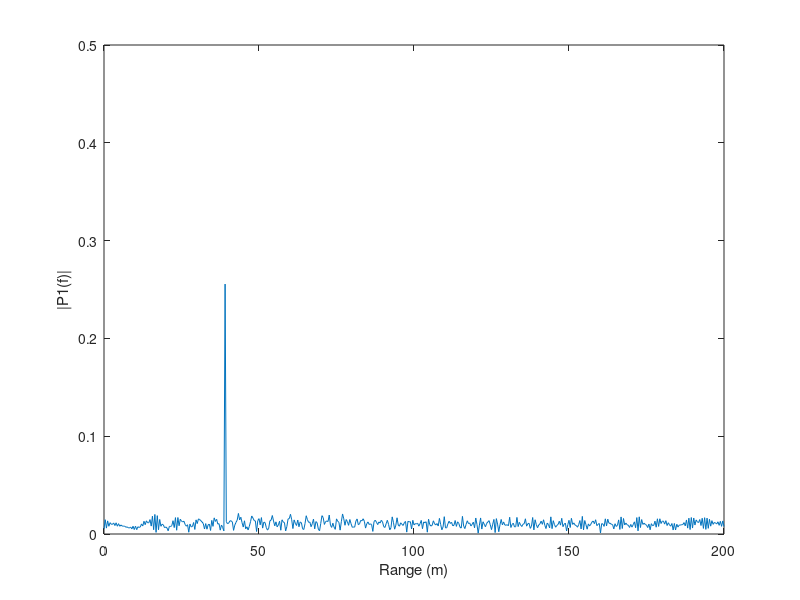
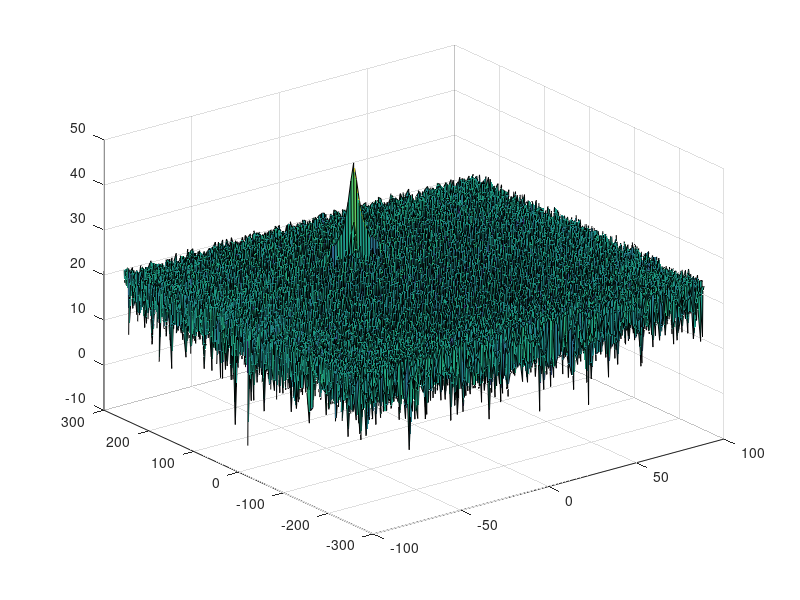

The MATLAB source for these figures, in order: (Note: this script raises an error after producing the figures.)
clear all
clc;

%% Radar Specifications 
%%%%%%%%%%%%%%%%%%%%%%%%%%%
% Frequency of operation = 77GHz
% Max Range = 200m
% Range Resolution = 1 m
% Max Velocity = 100 m/s
%%%%%%%%%%%%%%%%%%%%%%%%%%%

%speed of light = 3e8
%% User Defined Range and Velocity of target
% *%TODO* :
% define the target's initial position and velocity. Note : Velocity
% remains contant

R = 100;
v = -10;


%% FMCW Waveform Generation

% *%TODO* :
%Design the FMCW waveform by giving the specs of each of its parameters.
% Calculate the Bandwidth (B), Chirp Time (Tchirp) and Slope (slope) of the FMCW
% chirp using the requirements above.
c = 3e8; % m/s
R_max = 200; % m
R_res = 1; % m
v_max = 100; % m/s
B = c / (2 * R_res); % Hz
Tchirp = 5.5 * 2 * R_max / c; % s
slope = B / Tchirp; % s^-2

%Operating carrier frequency of Radar 
fc= 77e9;             %carrier freq

                                                          
%The number of chirps in one sequence. Its ideal to have 2^ value for the ease of running the FFT
%for Doppler Estimation. 
Nd=128;                   % #of doppler cells OR #of sent periods % number of chirps

%The number of samples on each chirp. 
Nr=1024;                  %for length of time OR # of range cells

% Timestamp for running the displacement scenario for every sample on each
% chirp
t=linspace(0,Nd*Tchirp,Nr*Nd); %total time for samples


%Creating the vectors for Tx, Rx and Mix based on the total samples input.
Tx=zeros(1,length(t)); %transmitted signal
Rx=zeros(1,length(t)); %received signal
Mix=zeros(1,length(t)); %beat signal

%Similar vectors for range_covered and time delay.
r_t=zeros(1,length(t));
td=zeros(1,length(t));


%% Signal generation and Moving Target simulation
% Running the radar scenario over the time. 

for i=1:length(t)
    % *%TODO* :
    %For each time stamp update the Range of the Target for constant velocity.

    r_t (i) = R + v * t(i);
    td (i) = 2*r_t(i) / c;

    % *%TODO* :
    %For each time sample we need update the transmitted and
    %received signal. 
    Tx(i) = cos(2*pi*(fc*t(i) + slope*t(i)^2 / 2));
    Rx(i) = cos(2*pi*(fc*(t(i) - td(i)) + slope*(t(i) - td(i))^2 / 2));
end    
    % *%TODO* :
    %Now by mixing the Transmit and Receive generate the beat signal
    %This is done by element wise matrix multiplication of Transmit and
    %Receiver Signal    


Mix = Tx.*Rx;

%% RANGE MEASUREMENT


 % *%TODO* :
%reshape the vector into Nr*Nd array. Nr and Nd here would also define the size of
%Range and Doppler FFT respectively.
Mix = reshape(Mix, [Nr, Nd]);

 % *%TODO* :
%run the FFT on the beat signal along the range bins dimension (Nr) and
%normalize.
sig_fft = fft(Mix);

 % *%TODO* :
% Take the absolute value of FFT output
P2 = abs(sig_fft/Nr);

 % *%TODO* :
% Output of FFT is double sided signal, but we are interested in only one side of the spectrum.
% Hence we throw out half of the samples.
P1 = P2(1:Nr/2+1);

%plotting the range
figure ('Name','Range from First FFT')

% *%TODO* :
% plot FFT output
f = 2 * R_max * (0:(Nr/2)) / Nr;
plot(f, P1);
xlabel('Range (m)')
ylabel('|P1(f)|')

axis ([0 R_max 0 0.5]);

%% RANGE DOPPLER RESPONSE
% The 2D FFT implementation is already provided here. This will run a 2DFFT
% on the mixed signal (beat signal) output and generate a range doppler
% map.You will implement CFAR on the generated RDM


% Range Doppler Map Generation.

% The output of the 2D FFT is an image that has reponse in the range and
% doppler FFT bins. So, it is important to convert the axis from bin sizes
% to range and doppler based on their Max values.

Mix=reshape(Mix,[Nr,Nd]);

% 2D FFT using the FFT size for both dimensions.
sig_fft2 = fft2(Mix,Nr,Nd);

% Taking just one side of signal from Range dimension.
sig_fft2 = sig_fft2(1:Nr/2,1:Nd);
sig_fft2 = fftshift (sig_fft2);
RDM = abs(sig_fft2);
RDM = 10*log10(RDM);

%use the surf function to plot the output of 2DFFT and to show axis in both
%dimensions
doppler_axis = linspace(-100,100,Nd);
range_axis = linspace(-200,200,Nr/2)*((Nr/2)/400);
figure,surf(doppler_axis,range_axis,RDM);

%% CFAR implementation

%Slide Window through the complete Range Doppler Map

% *%TODO* :
%Select the number of Training Cells in both the dimensions.
Tr = 20;
Td = 10;

% *%TODO* :
%Select the number of Guard Cells in both dimensions around the Cell under 
%test (CUT) for accurate estimation
Gr = 8;
Gd = 4;

% *%TODO* :
% offset the threshold by SNR value in dB
offset = 6;

% *%TODO* :
%Create a vector to store noise_level for each iteration on training cells
noise_level = zeros(Nr/2-(2*Gr+2*Tr+1), Nd-(2*Gd+2*Td+1));


% *%TODO* :
%design a loop such that it slides the CUT across range doppler map by
%giving margins at the edges for Training and Guard Cells.
%For every iteration sum the signal level within all the training
%cells. To sum convert the value from logarithmic to linear using db2pow
%function. Average the summed values for all of the training
%cells used. After averaging convert it back to logarithimic using pow2db.
%Further add the offset to it to determine the threshold. Next, compare the
%signal under CUT with this threshold. If the CUT level > threshold assign
%it a value of 1, else equate it to 0.

size_T = (2*(Tr+Gr)+1) * (2*(Td+Gd)+1) - (2*Gr+1) * (2*Gd+1);
threshold_CFAR = zeros(Nr/2-(2*Gr+2*Tr+1), Nd-(2*Gd+2*Td+1));
signal_CFAR = zeros(Nr/2, Nd);

for i = 1:(Nr/2-(2*Gr+2*Tr+1))
    for j = 1:(Nd-(2*Gd+2*Td+1))
        noise_T = sum(db2pow(RDM(i:i+2*Tr+2*Gr-1, j:j+2*Td+2*Gd-1)), 'all');
        noise_G = sum(db2pow(RDM(i+Tr:i+Tr+2*Gr-1, j+Td:j+Td+2*Gd-1)), 'all');
        noise_level(i,j) = noise_T - noise_G;
        threshold_CFAR(i,j) = pow2db(noise_level(i,j)/size_T) + offset;

        if RDM(i+Tr+Gr,j+Td+Gd) > threshold_CFAR(i,j)
            signal_CFAR(i+Tr+Gr,j+Td+Gd) = 1;
        end
    end
end
   % Use RDM[x,y] as the matrix from the output of 2D FFT for implementing
   % CFAR





% *%TODO* :
% The process above will generate a thresholded block, which is smaller 
%than the Range Doppler Map as the CUT cannot be located at the edges of
%matrix. Hence,few cells will not be thresholded. To keep the map size same
% set those values to 0. 
 








% *%TODO* :
%display the CFAR output using the Surf function like we did for Range
%Doppler Response output.
figure,surf(doppler_axis,range_axis,signal_CFAR);
colorbar;


 
 